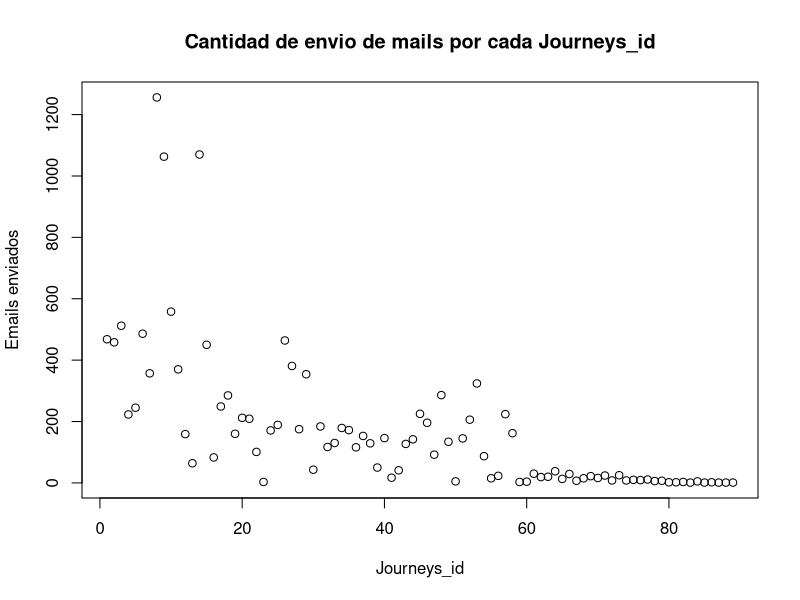
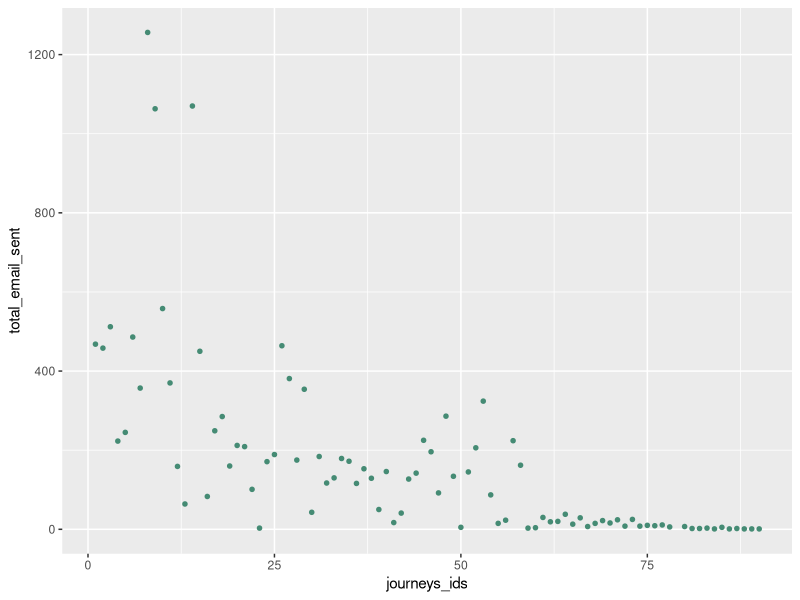
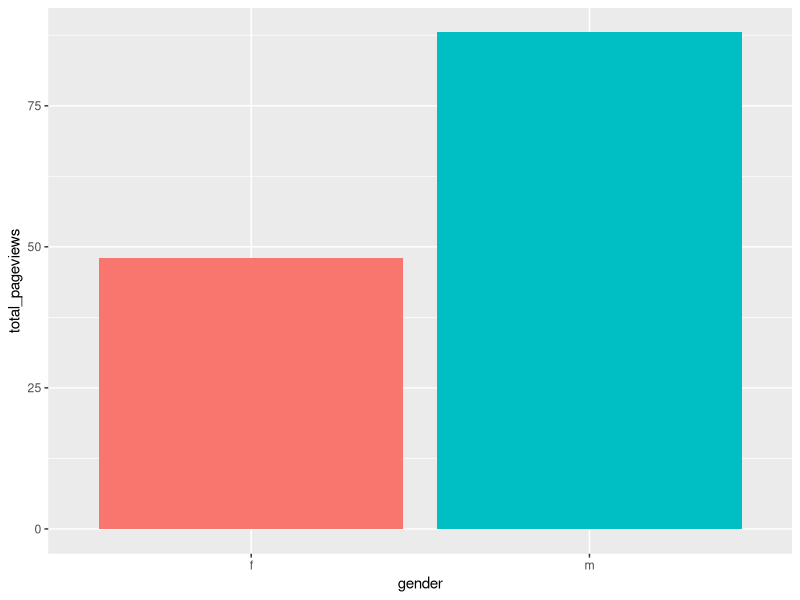

Source code (R) for these figures, in order:
# MÓDULO III - EMAIL MARKETING
#* MARIANA BENJUMEA PALACIO - 930
 
#Análisis explotatorio de campañas de E-mail Marketing

#** PASO 1 **
#Deben cargar las librerias:
library(tidyverse)
library(lubridate) #trabajo con fechas
library(corrplot)#correlaciones pueda graficar mas amigable
library(dplyr)
library(stats)
library(ggplot2)



#** PASO 2 **
#Generar un dataset llamado email_analysis cargando el archivo "dataset_email-mkt.csv" eliminando primera columna
getwd()
setwd("C:/Users/marib/OneDrive/Documentos/EAE/Customer Analytics/Modulo 3")
email_analysis <- read.csv("dataset_email-mkt.csv", header = TRUE)
email_analysis <- select(email_analysis, -email_subject)


#Modificar la columna de sendout_date para que sea fecha y no character
email_analysis$sendout_date <- as.Date(email_analysis$sendout_date, "%Y-%m-%d")
str(email_analysis$sendout_date)
head(email_analysis)


#** PASO 3 **
#Generar un segundo dataset email_campaign filtrando la columna
#email_scope == "Campaign"
email_campaign <- email_analysis %>%
  filter(email_scope=="Campaign")
head(email_campaign)


#Calculen los datos agregados de todas las columnas que comienzan con "total_"
#agrupando por journeys_id
range(email_campaign$journeys_ids)

journeys <- email_campaign %>% 
  group_by(journeys_ids) %>% 
  summarise_at(vars(matches("^Total_")),
               sum, na.rm = TRUE)
#var variable
#^ como comienza
head(journeys)


#Realicen un plot de la cantidad de envios de mails para cada journeys_id
Grafico1 <- plot(journeys$total_email_sent, 
                 type = "p",
                 main = "Cantidad de envio de mails por cada Journeys_id",
                 xlab = "Journeys_id",
                 ylab = "Emails enviados")

Grafico2 <- ggplot(journeys, aes(journeys_ids, total_email_sent)) +
  geom_point(col = "aquamarine4", size = 2, shape = 20); Grafico2



#** PASO 4 **
#Realizar los cálculos de open_rate y ctor para cada journeys_id
#OR: el porcentaje de emails que fueron abiertos por los
#destinatarios sobre el total de emails enviados.
#Click to Open Rate (CTOR): El porcentaje de usuarios que
#recibieron el mail, lo abrieron y realizaron clic en el link deseado.
calculo <- email_campaign[!is.na(email_campaign$total_email_sent),]
calculo <- email_campaign[!is.na(email_campaign$total_email_open),]
calculo <- email_campaign[!is.na(email_campaign$total_email_clicks),]

journey_id <- calculo %>%
  group_by(journeys_ids) %>%
  summarise(total_email_open, total_email_sent, total_email_clicks)

journey_id2 <- calculo %>%
  group_by(journeys_ids) %>%
  summarise(total_email_open=sum(total_email_open), 
            total_email_sent=sum(total_email_sent), 
            total_email_clicks=sum(total_email_clicks)) %>%
  mutate(OR=(total_email_open/total_email_sent)*100) %>%
  mutate(CTOR=(total_email_clicks/total_email_open)*100); journey_id2


#Cual es el OR y CTOR promedio de todas las campañas realizadas?
mean(journey_id2$OR)
mean(journey_id2$CTOR)
#* El promedio del Open Rate (OR) fue de 200.343
#* El promdeio del Click to Open Rate (CTOR) fue de 14,72


#Cuales son las campañas que mejor han performado?
journey_id2 <- journey_id2 %>% 
  arrange(desc(CTOR))
head(journey_id2)
#* Las 6 campañas que mejor han performado (tienen mejor CTOR) son la 88, 50, 76, 73, 66 y la 68
 

#Las campañas que peor performan son aquellas donde más "flag_unsubscribe"
#con valor TRUE existen?
flag <- email_campaign %>% 
  group_by(journeys_ids = email_campaign$journeys_ids) %>%
  summarise(flag_unsubscribe = sum(flag_unsubscribe==TRUE))

flag <- flag %>% 
  arrange(desc(flag_unsubscribe))
head(flag)
#* Las 6 campañas que mas unsubscribe tienen son las 8, 9, 10, 2, 5 y la 14



#** PASO 5 **
#Realizar análisis de los usuarios según su género, realizando un nuevo
#dataset que agregue los datos según género
#Calcular métricas de OR y CTOR para cada género e identificar si se perciben
#diferencias de comportamiento en relación a la tasa de apertura y clics
genero <- email_campaign %>%
  group_by(gender)%>%
  filter(gender != "u")

calculo_genero <- genero[!is.na(genero$total_email_sent),]
calculo_genero <- genero[!is.na(genero$total_email_open),]
calculo_genero <- genero[!is.na(genero$total_email_clicks),]

genero2 <- calculo_genero %>%
  group_by(gender) %>%
  summarise(total_email_open = sum(total_email_open), 
            total_email_sent = sum(total_email_sent), 
            total_email_clicks = sum(total_email_clicks)) %>%
  mutate(OR = (total_email_open/total_email_sent)*100) %>%
  mutate(CTOR = (total_email_clicks/total_email_open)*100); genero2


#Qué sucede con la cantidad promedio de páginas vistas por género?
#Los hombres o las mujeres exhiben un comportamiento diferencial?
genero_pageviews <- genero[!is.na(genero$total_pageviews),]

genero_pageviews2 <- genero_pageviews %>%
  group_by(gender) %>%
  summarise(total_pageviews = sum(total_pageviews)); genero_pageviews2

Grafico3 <- ggplot(genero_pageviews2, aes(x = gender, y = total_pageviews, fill = gender)) +
  geom_col(show.legend = FALSE); Grafico3
#* En promedio los hombres visitan un 45,5% mas las paginas que las mujeres, siendo 48 el
#* número total de visitas a páginas web por mujeres y 88 por hombres
 
#####################################